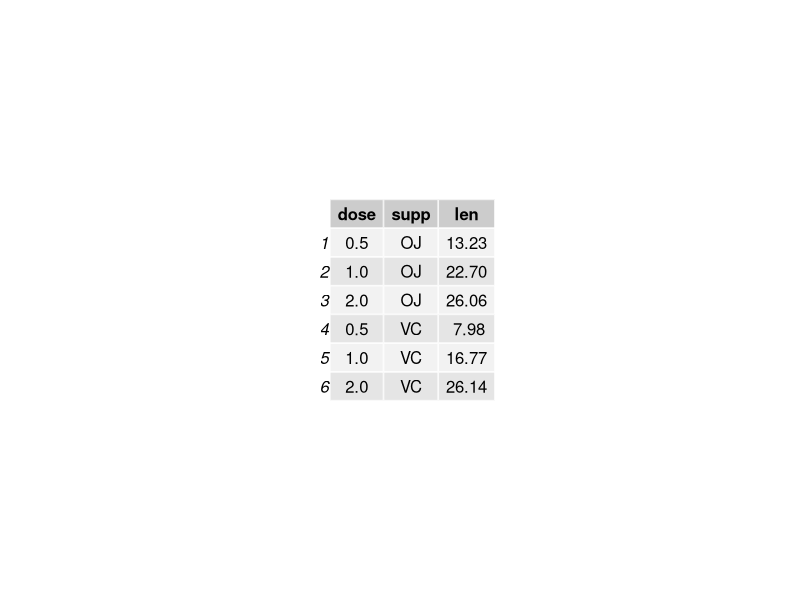
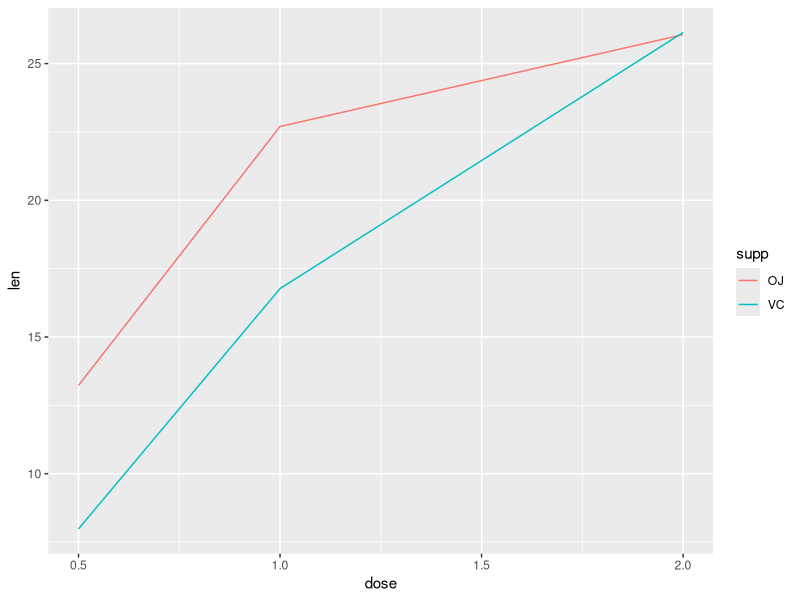

The R source for these figures, in order: (Note: this script raises an error after producing the figures.)
## ---- chunk 1
suppressWarnings(suppressMessages(library(knitr)))
## ---- chunk 2
suppressWarnings(suppressMessages(library(ggplot2)))
suppressWarnings(suppressMessages(library(datasets)))
suppressWarnings(suppressMessages(library(gridExtra)))
suppressWarnings(suppressMessages(library(grid)))
suppressWarnings(suppressMessages(library(gtable)))
## ---- chunk 3
data(ToothGrowth)
toothGrowth <- ToothGrowth 
toothGrowth$dose <- as.numeric(toothGrowth$dose) # convert to factor
toothGrowth$len <- as.numeric(toothGrowth$len)
## ---- chunk 4
str(toothGrowth)
summary(toothGrowth)
head(toothGrowth)
ATG <- aggregate(len~dose+supp,toothGrowth,mean)
grid.table(ATG)
## ---- chunk 5
ggplot(ATG, aes(x=dose,y=len,colour=supp),size=2) +
  geom_line() 
## ---- chunk 6
test1 <- t.test(len~supp, paired=F, var.equal=T, data=ToothGrowth)
test2 <- t.test(len~supp, paired=F, var.equal=F, data=ToothGrowth)
test3 <- t.test(len~supp, paired=T,  data=ToothGrowth)

result <- data.frame("Conf"=c(attr(test1$conf,"conf.level"),attr(test2$conf,"conf.level"),
                              attr(test3$conf,"conf.level")),
                     "p-value"=c(test1$p.value, test2$p.value,test3$p.value),
                     "Conf-Low"=c(test1$conf[1],test2$conf[1],test3$conf[1]),
                     "Conf-High"=c(test1$conf[2],test2$conf[2],test3$conf[2]),
                      row.names=c("Unpaired Equal Var","Unpaired Unequal Var",
                                  "Paired Var"))
  
  mytheme <- gridExtra::ttheme_default(
      core = list(fg_params=list(cex = .8)),
      colhead = list(fg_params=list(cex = .7)),
      rowhead = list(fg_params=list(cex = .7)))
  
  table <- gridExtra::tableGrob(result, theme = mytheme)
  title <- textGrob("T Confidence Tests",gp=gpar(fontsize=20))
  footnote <- textGrob("", x=0, hjust=0,
                       gp=gpar( fontface="italic"))
  padding <- unit(1,"line")
  table <- gtable_add_rows(table, 
                           heights = grobHeight(title) + padding,
                           pos = 0)
  table <- gtable_add_rows(table, 
                           heights = grobHeight(footnote)+ padding)
  table <- gtable_add_grob(table, list(title, footnote),
                           t=c(1, nrow(table)), l=c(1,2), 
                           r=ncol(table))
  grid.newpage()
  grid.draw(table)
